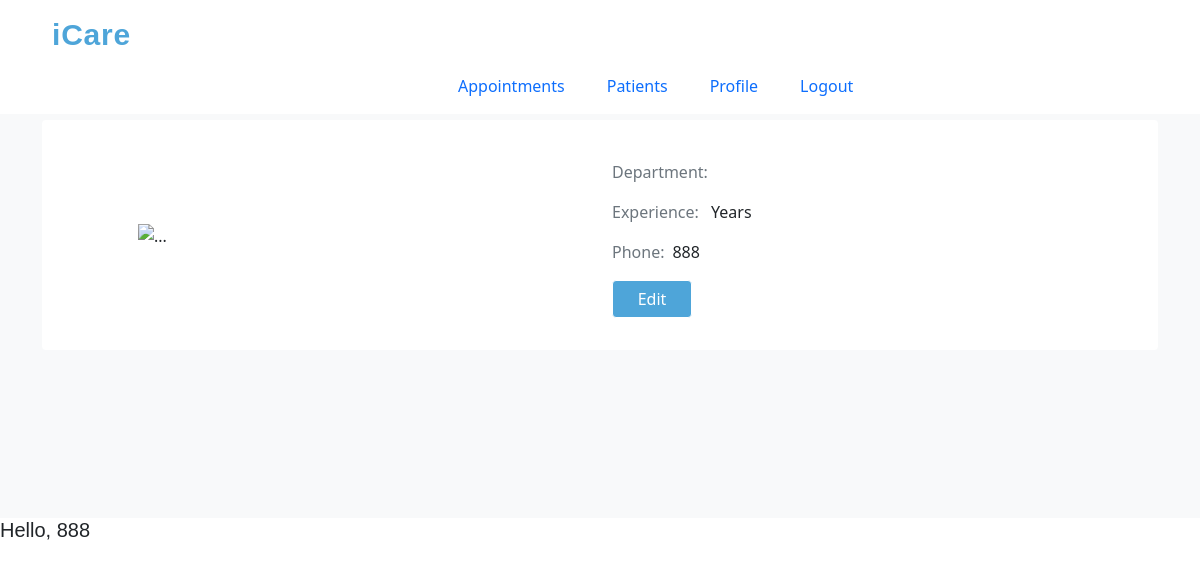
The app's page /doc_profile.php?user_phone=888, older data.
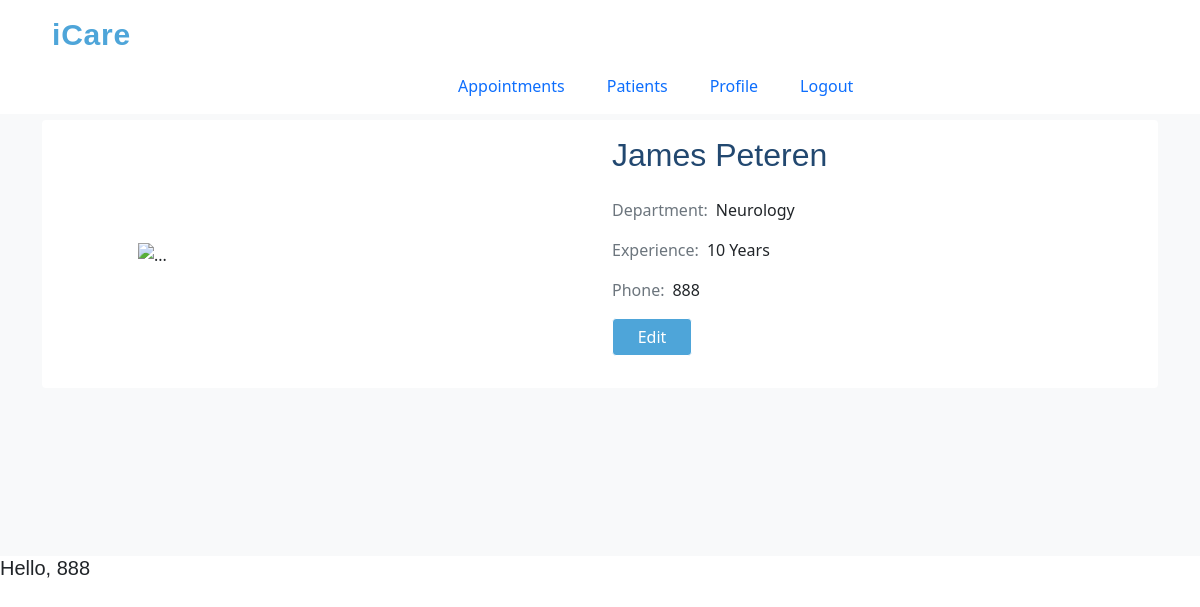
The same page, newer data.
### tables this page shows
CREATE TABLE `doctor_details` (
  `doc_name` varchar(50) NOT NULL,
  `doc_phone` varchar(50) NOT NULL,
  `doc_exp` varchar(50) NOT NULL,
  `doc_dept` varchar(50) NOT NULL,
  `doc_pass` varchar(50) NOT NULL,
  `doc_desc` varchar(50) NOT NULL
);

### doc_profile.php (the view, shortened to what this page needs)
<?php
if(isset($_GET['user_phone'])===true){
    $phone = $_GET['user_phone'];
}
else{
    die("Unable to connect");
}
$link=mysqli_connect("localhost","root","","hospital");
$query="SELECT* FROM doctor_details WHERE doc_phone='$phone'";
$res=mysqli_query($link,$query);
$row = mysqli_fetch_assoc($res);
$name = $row['doc_name'];
$dept = $row['doc_dept'];
$exp = $row['doc_exp'];
?>
<!DOCTYPE html>
<html lang="en">
<head>
 <link href="assets/css/doc_profile.css" rel="stylesheet">
<link href="https://cdn.jsdelivr.net/npm/bootstrap@5.0.2/dist/css/bootstrap.min.css" rel="stylesheet">
</head>
<body>
	<header id="header" class="fixed-top">
    <div class="container">
      <h1 class="logo me-auto"><a href="doctor_dashboard.php?user_phone=<?php echo $phone?>">iCare</a></h1>
      <nav id="navbar" class="navbar navbar-light">
        <ul>
          <li><a class="nav-link scrollto" href="doctor_dashboard.html">Appointments</a></li>
        <li><a class="nav-link scrollto" href="patient_list.html">Patients</a></li>
          <li><a class="nav-link scrollto" href="doc_profile.php?user_phone=
          <?php echo $phone?>">Profile</a></li>
          <li><a class="nav-link scrollto active" href="login.html">Logout</a></li>
        </ul>
      </nav>
    </div>
  </header>
<section class="bg-light">
    <div class="container">
        <div class="row">
            <div class="col-lg-12 mb-4 mb-sm-5">
                <div class="card card-style1 border-0">
                    <div class="card-body p-1-9 p-sm-2-3 p-md-6 p-lg-7">
                        <div class="row align-items-center">
                            <div class="col-lg-6 mb-4 mb-lg-0">
                                <img src="assets/images/doc7.jpg" alt="..." id="img-port">
                            </div>
                            <div class="col-lg-6 px-xl-10">
                                <div >
                                    <h3 class="h2 mb-0"><?php echo $name;  ?></h3>
                                </div>
                                <ul class="list-unstyled mb-1-9 mt-4">
                                    <li class="mb-2 mb-xl-3 display-28"><span class="display-26 text-secondary me-2 font-weight-600">Department:</span><?php echo $dept;?></li>
                                    <li class="mb-2 mb-xl-3 display-28"><span class="display-26 text-secondary me-2 font-weight-600">Experience:</span><?php echo $exp;?> Years</li>
                                    <li class="display-28"><span class="display-26 text-secondary me-2 font-weight-600">Phone:</span><?php echo $phone;?></li>
                                    <li><button class="btn btn-primary mt-3" id="btn">Edit</button></li>
                                </ul>
                            </div>
                        </div>
                    </div>
                </div>
            </div>
            </div>
        </div>
    </section>
    <h5>Hello, <?php echo $phone?></h5>
</body>
</html>

Row changes from the older to the newer data that the page shows:
added doctor_details: doc_name "James Peteren", doc_dept "Neurology", doc_exp "10"
